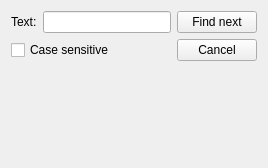
<?xml version="1.0" encoding="UTF-8"?>
<ui version="4.0">
 <class>FindDialog</class>
 <widget class="QWidget" name="FindDialog">
  <property name="geometry">
   <rect>
    <x>0</x>
    <y>0</y>
    <width>268</width>
    <height>168</height>
   </rect>
  </property>
  <property name="windowTitle">
   <string>Find</string>
  </property>
  <property name="windowIcon">
   <iconset resource="TextEditor.qrc">
    <normaloff>:/TextEditor/Resources/find.svg</normaloff>:/TextEditor/Resources/find.svg</iconset>
  </property>
  <layout class="QGridLayout" name="gridLayout_2">
   <item row="0" column="0">
    <layout class="QGridLayout" name="gridLayout">
     <item row="0" column="1">
      <widget class="QLineEdit" name="editText"/>
     </item>
     <item row="0" column="2">
      <widget class="QPushButton" name="buttonFind">
       <property name="text">
        <string>Find next</string>
       </property>
      </widget>
     </item>
     <item row="0" column="0">
      <widget class="QLabel" name="label">
       <property name="text">
        <string>Text:</string>
       </property>
      </widget>
     </item>
     <item row="1" column="2">
      <widget class="QPushButton" name="buttonCancel">
       <property name="text">
        <string>Cancel</string>
       </property>
      </widget>
     </item>
     <item row="1" column="0" colspan="2">
      <widget class="QCheckBox" name="checkCaseSensitive">
       <property name="text">
        <string>Case sensitive</string>
       </property>
      </widget>
     </item>
    </layout>
   </item>
   <item row="1" column="0">
    <spacer name="verticalSpacer">
     <property name="orientation">
      <enum>Qt::Vertical</enum>
     </property>
     <property name="sizeHint" stdset="0">
      <size>
       <width>20</width>
       <height>40</height>
      </size>
     </property>
    </spacer>
   </item>
  </layout>
 </widget>
 <layoutdefault spacing="6" margin="11"/>
 <resources>
  <include location="TextEditor.qrc"/>
 </resources>
 <connections/>
</ui>
